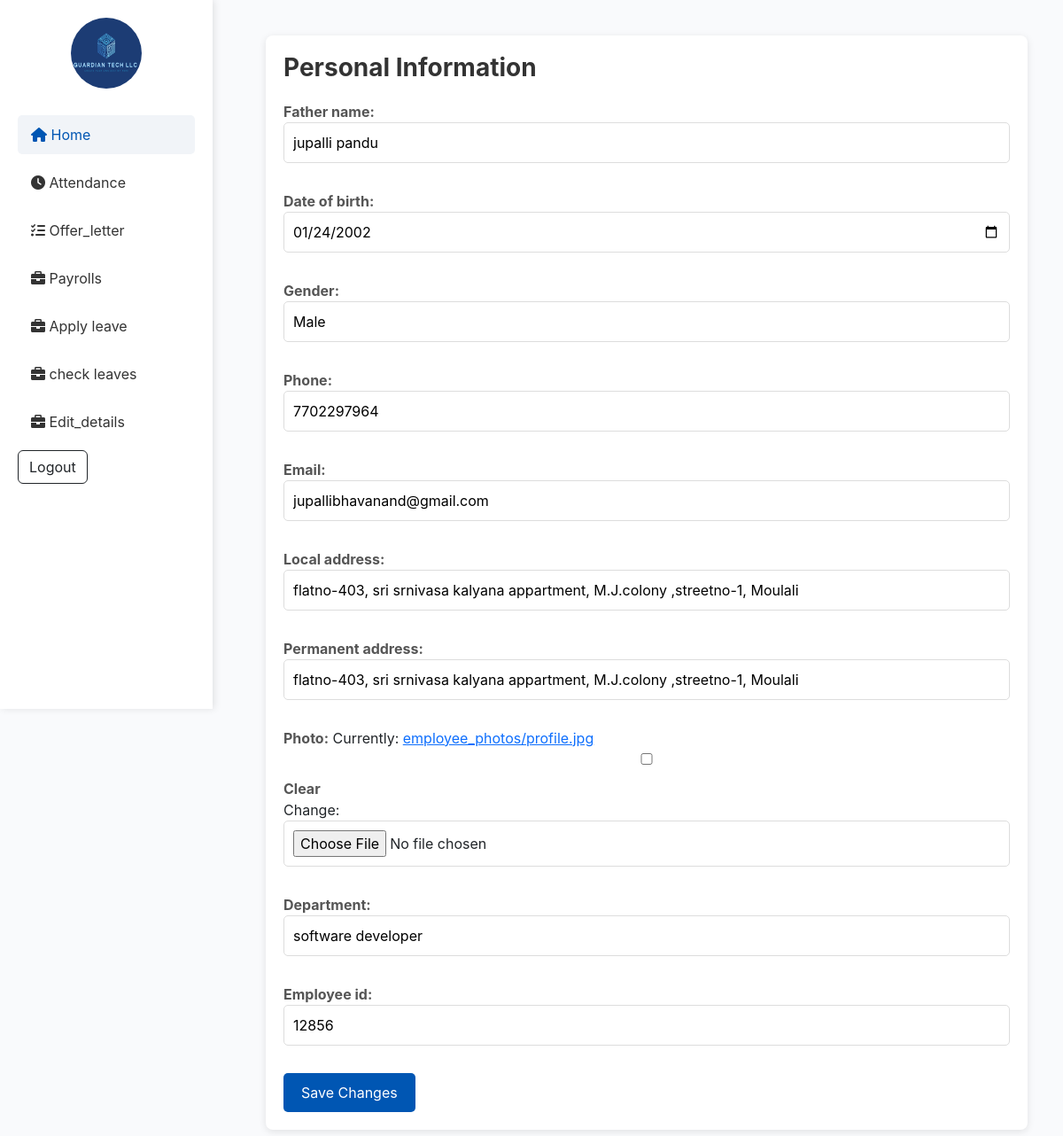
The page /edit-personal-details/ (signed in) on the database its author committed.
### user/models.py (models this page shows, shortened)
class Employee(models.Model):
    user = models.OneToOneField(User, on_delete=models.CASCADE)
    manager = models.ForeignKey(Manager, on_delete=models.SET_NULL, null=True, blank=True)
    father_name = models.CharField(max_length=100)
    date_of_birth = models.DateField(null=True)
    gender = models.CharField(max_length=10)
    phone = models.CharField(max_length=15, validators=[RegexValidator(r'^\d{10,15}$', 'Enter a valid phone number')])
    email = models.EmailField(unique=True)  # Ensure email is unique
    local_address = models.CharField(max_length=255)
    permanent_address = models.CharField(max_length=255)
    department = models.CharField(max_length=50)
    employee_id = models.CharField(max_length=10, unique=True)  # Ensure employee ID is unique
    photo = models.ImageField(upload_to='employee_photos/', default='employee_photos/avatar.jpg', null=True, blank=True)
    banner = models.ImageField(upload_to='employee_banner/',null=True, blank=True)

### user/views.py (the view)
# urls.py: path('edit-personal-details/', user_view.edit_personal_details, name='edit_personal_details'),
def edit_personal_details(request):
    if hasattr(request.user, 'employee'):
        profile = request.user.employee
    elif hasattr(request.user, 'manager'):
        profile = request.user.manager
    else:
        return redirect('unauthorized')  # Handle unauthorized users
    if request.method == 'POST':
        form = EmployeeForm(request.POST, request.FILES, instance=profile)
        if form.is_valid():
            form.save()
            return redirect('profile')  # Redirect to the profile page after saving
    else:
        form = EmployeeForm(instance=profile)
    return render(request, 'user/edit_personal_details.html', {'form': form})

### user/forms.py
class EmployeeForm(forms.ModelForm):
    class Meta:
        model = Employee
        fields = ['father_name', 'date_of_birth', 'gender', 'phone', 'email', 'local_address', 'permanent_address', 'photo', 'department', 'employee_id']
        widgets = {
            'date_of_birth': forms.DateInput(format='%Y-%m-%d', attrs={'type': 'date'}),
        }
    def __init__(self, *args, **kwargs):
        super(EmployeeForm, self).__init__(*args, **kwargs)
        self.fields['date_of_birth'].input_formats = ['%Y-%m-%d']

### templates/user/edit_personal_details.html (shortened to what this page needs)
{% load static %}
<!DOCTYPE html>
<html lang="en">
<head>
  <link href="https://cdnjs.cloudflare.com/ajax/libs/font-awesome/6.0.0/css/all.min.css" rel="stylesheet">
  <link href="https://cdn.jsdelivr.net/npm/bootstrap@5.3.3/dist/css/bootstrap.min.css" rel="stylesheet">
</head>
<body>
  <div class="sidebar">
    <div class="logo">
      <img src="{% static 'images/fulllogo.jpg' %}" alt="Logo">
    </div>
      <a href="{% url 'profile' %}" class="active"><i class="fas fa-home"></i> Home</a>
      <a href="{% url 'view_attendance' %}"><i class="fas fa-clock"></i> Attendance</a>
      <a href="{% url 'view_offer_letter' %}"><i class="fas fa-tasks"></i> Offer_letter</a>
      <a href="{% url 'view_payrolls' %}"><i class="fas fa-briefcase"></i> Payrolls</a>
      <a href="{% url 'apply_leave' %}"><i class="fas fa-briefcase"></i> Apply leave</a>
      <a href="{% url 'employee_leave_history' %}"><i class="fas fa-briefcase"></i> check leaves</a>
      <a href="{% url 'edit_personal_details' %}"><i class="fas fa-briefcase"></i> Edit_details</a>
      <form class="d-flex" action="{% url 'user-logout' %}" method="post">
        <button type="submit" class="btn btn-outline-dark">Logout</button>
      </form>
  </div>
  <div class="content">
    <div class="form-section">
      <h3>Personal Information</h3>
      <form method="post" enctype="multipart/form-data">
        {{ form.as_p }}
        <button type="submit">Save Changes</button>
      </form>
    </div>
  </div>
</body>
</html>

### templates/user/edit_personal_details.html (style rules this page uses)
body { font-family: 'Inter', sans-serif; background-color: #f9fafc; }
.sidebar { width: 240px; height: 100vh; background: #fff; position: fixed; top: 0; left: 0; padding: 20px; box-shadow: 2px 0 8px rgba(0, 0, 0, 0.1); }
.sidebar .logo { text-align: center; margin-bottom: 30px; }
.sidebar .logo img { width: 80px; height: 80px; border-radius: 50%; }
.sidebar a { display: block; color: #333; text-decoration: none; padding: 10px 15px; margin-bottom: 10px; border-radius: 5px; transition: all 0.3s; }
.sidebar a:hover, .sidebar a.active { background: #f1f4f8; color: #0056b3; }
.content { margin-left: 260px; padding: 40px; }
.form-section { background: #fff; padding: 20px; border-radius: 8px; box-shadow: 0 2px 8px rgba(0, 0, 0, 0.1); }
.form-section h3 { margin-bottom: 20px; font-weight: bold; color: #333; }
.form-section label { font-weight: bold; color: #555; }
.form-section input, .form-section textarea { border: 1px solid #ddd; border-radius: 5px; padding: 10px; width: 100%; margin-bottom: 15px; }
.form-section button { background-color: #0056b3; color: #fff; border: none; padding: 10px 20px; border-radius: 5px; transition: background-color 0.3s; }

### rows shown on the page
Employee: father_name "jupalli pandu", date_of_birth "01/24/2002", gender "Male", phone "7702297964", email "jupallibhavanand@gmail.com", local_address "flatno-403, sri srnivasa kalyana appartment, M.J.colony ,streetno-1, Moulali", permanent_address "flatno-403, sri srnivasa kalyana appartment, M.J.colony ,streetno-1, Moulali", department "software developer", employee_id "12856"
